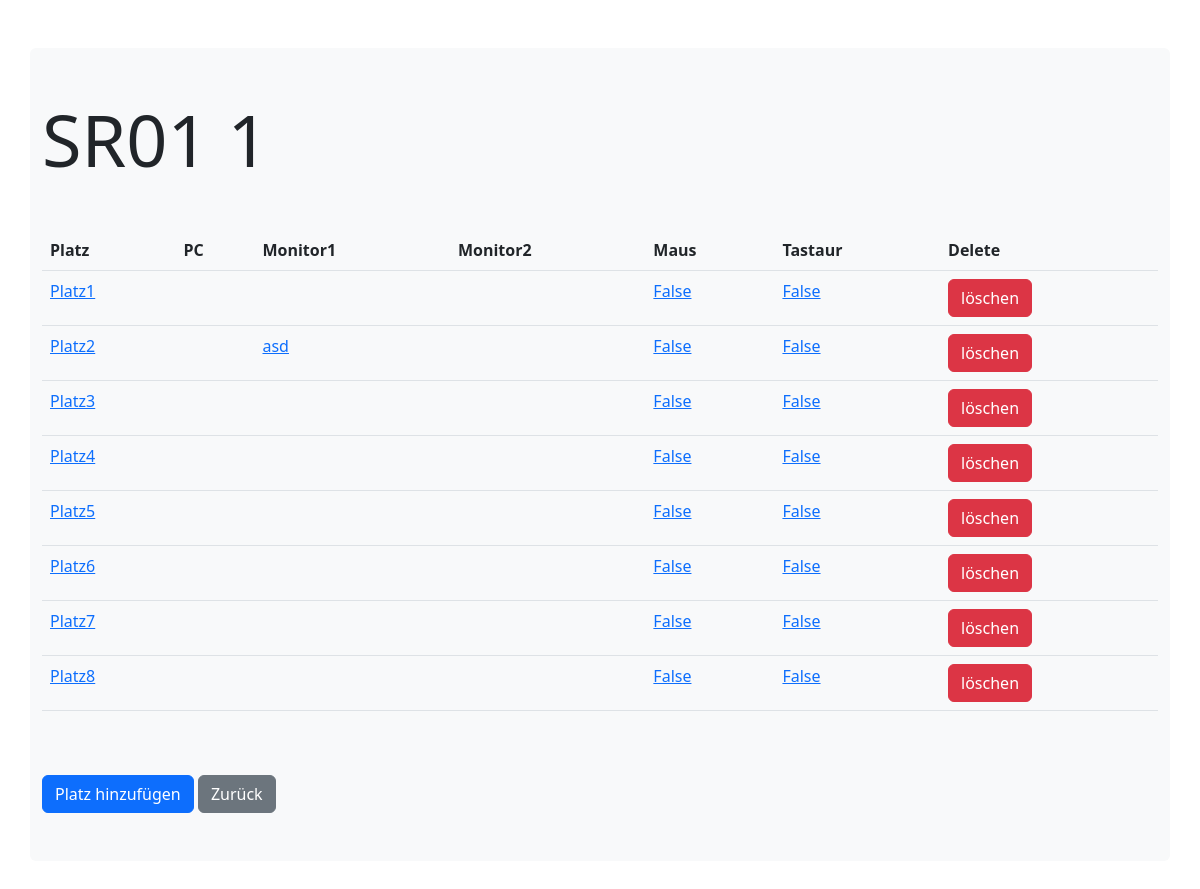
Page /itinventory/platzviewFilter/1 on the earlier database version.
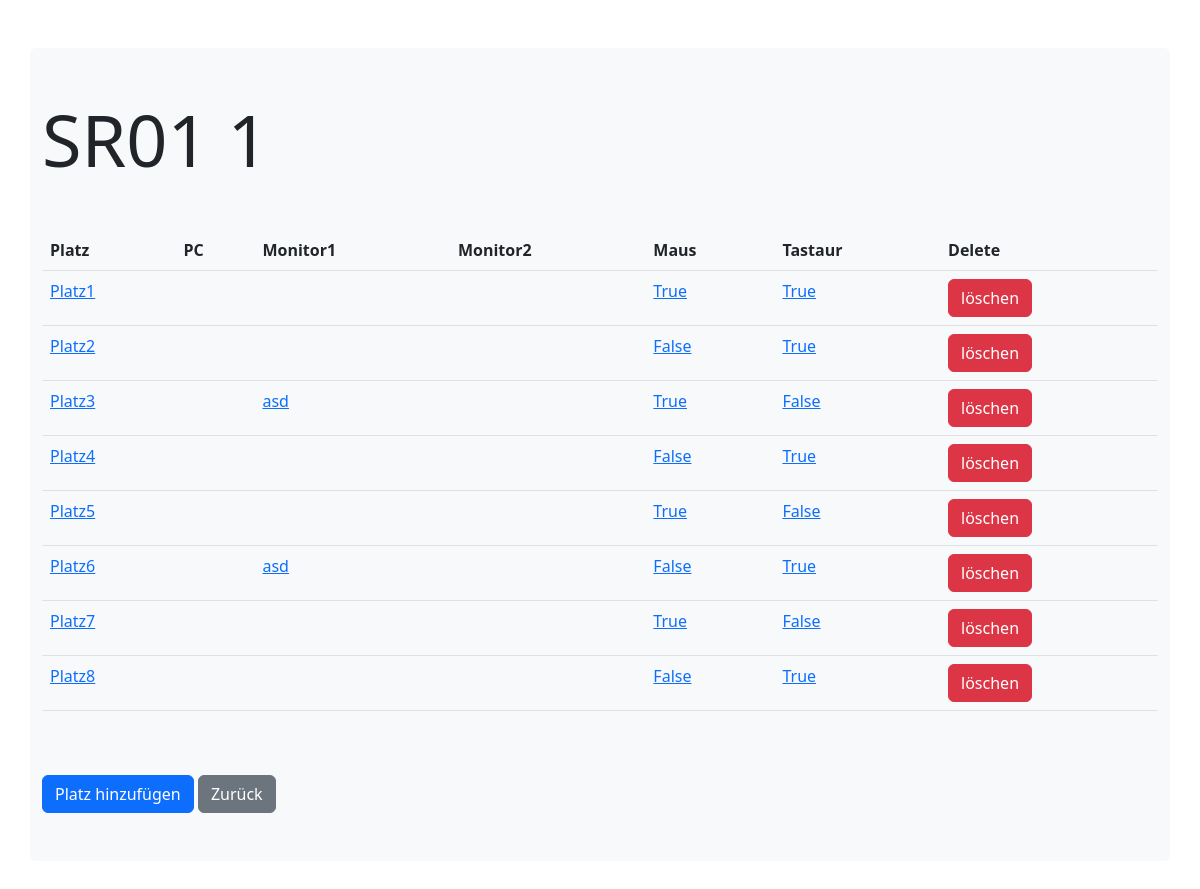
Same page on the later database version.
### itinventory/models.py (models this page shows)
class Platz(models.Model):
  bezeichnung = models.CharField(max_length=50, null=True)
  room = models.ForeignKey(Rooms, on_delete=models.CASCADE,null=True,default=None, related_name='Room')
  pc = models.ForeignKey(Pcs, on_delete=models.CASCADE, default=None,null=True)
  monitor1 = models.ForeignKey(Monitor,on_delete=models.CASCADE, related_name='Monitor1', default=None,null=True)
  monitor2 = models.ForeignKey(Monitor,on_delete=models.CASCADE, related_name='Monitor2', default=None,null=True)
  bemaerkung = models.CharField(max_length=300,default=None, null=True, blank=True)
  tastatur = models.BooleanField(default=False,null=True)
  maus = models.BooleanField(default=False,null=True)

class Monitor(models.Model):
    schnittstelle = models.CharField(max_length=255)
    serialnummer = models.CharField(max_length=55,default=None, null=True, blank=True)
    bemaerkung = models.CharField(max_length=300,default=None, null=True, blank=True)
    status = models.CharField(max_length=100,default=None, null=True, blank=True)

### itinventory/views.py (the view)
# urls.py: path('platzviewFilter/<int:id>', views.platzviewFliter, name='platzviewFilter'),
def platzviewFliter(request, id):
    myplaetze = Platz.objects.filter(room_id=id)
    mypcs = Pcs.objects.filter(id=id)
    myrooms = Rooms.objects.get(id=id)
    template = loader.get_template('platz.html')
    context = {
        'myplaetze': myplaetze,
        'myrooms': myrooms,
        'mypcs': mypcs,
    }
    return HttpResponse(template.render(context, request))

### itinventory/templates/platz.html (shortened to what this page needs)
<!doctype html>
<html lang="en">
<head>
  <link href="https://cdn.jsdelivr.net/npm/bootstrap@5.2.2/dist/css/bootstrap.min.css" rel="stylesheet"
>
</head>
<body>
  <div class="container bg-light rounded my-5">
    <div class="row">
      <div class="col-12">
        <h1 class="display-2 my-5"> {{myrooms.roomname }} {{myrooms.id }}</h1>
        <div class="table-responsive">
          <table class="table">
            <tr>
              <th>Platz</th>
              <th>PC</th>
              <th>Monitor1</th>
              <th>Monitor2</th>
              <th>Maus</th>
              <th>Tastaur</th>
              <th>Delete</th>
            </tr>
            {% for line in myplaetze %}
            <tr>
              <td><a href="/itinventory/updatePlatz/{{ line.id }}">{{ line.bezeichnung }}</a></td>
              <td>
              </td>
              <td>
                <a href="/itinventory/updateMonitor/{{ line.monitor1_id }}/{{ myrooms.id }}">
                  {{ line.monitor1.serialnummer}}
                </a>
              </td>
              <td>
              </td>
              <td><a href="/itinventory/changeMouse/{{ line.id }}">{{ line.maus }}</a></td>
              <td><a href="/itinventory/changeKeyboard/{{ line.id }}">{{ line.tastatur }}</a></td>
              <td>
                <button type="button" class="btn btn-danger" data-bs-toggle="modal" data-bs-target="#Modal{{ line.id }}">
                  löschen
                </button>
              </td>
            </tr>
            {% endfor %}
          </table>
        </div>
        <a href="/itinventory/addPlatzRaum/{{myrooms.id }}" class="btn btn-primary my-5">Platz hinzufügen</a>
        <a href="/itinventory/" class="btn btn-secondary">Zurück</a>
      </div>
    </div>
  </div>
</body>
</html>

Differences in the rows shown:
changed Platz "Platz1": maus "False" → "True"; tastatur "False" → "True"
changed Platz "Platz2": tastatur "False" → "True"; monitor1_id 54 → empty (drawn); monitor1.serialnummer "asd" → (not shown)
changed Platz "Platz3": monitor1_id empty → 2 (drawn); monitor1.serialnummer (not shown) → "asd"; maus "False" → "True"
changed Platz "Platz4": tastatur "False" → "True"
changed Platz "Platz5": maus "False" → "True"
changed Platz "Platz6": monitor1_id empty → 54 (drawn); monitor1.serialnummer (not shown) → "asd"; tastatur "False" → "True"
changed Platz "Platz7": maus "False" → "True"
changed Platz "Platz8": tastatur "False" → "True"
